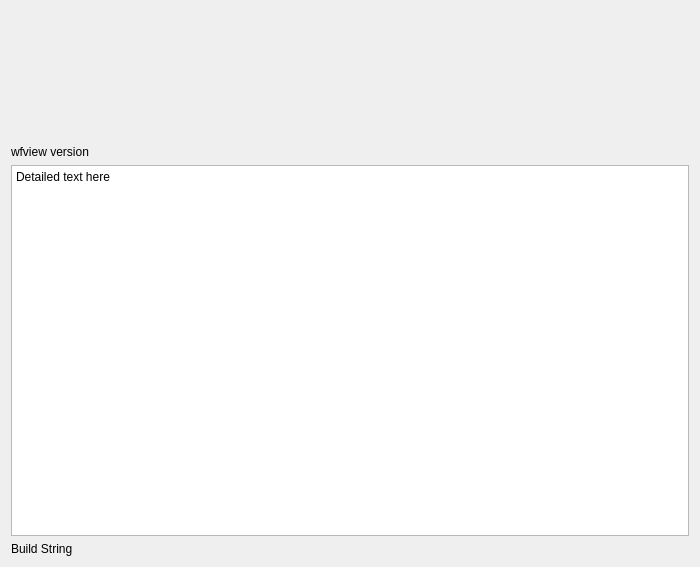
<?xml version="1.0" encoding="UTF-8"?>
<ui version="4.0">
 <class>aboutbox</class>
 <widget class="QWidget" name="aboutbox">
  <property name="geometry">
   <rect>
    <x>0</x>
    <y>0</y>
    <width>700</width>
    <height>567</height>
   </rect>
  </property>
  <property name="windowTitle">
   <string>Form</string>
  </property>
  <layout class="QVBoxLayout" name="verticalLayout">
   <item>
    <widget class="QPushButton" name="logoBtn">
     <property name="minimumSize">
      <size>
       <width>0</width>
       <height>128</height>
      </size>
     </property>
     <property name="sizeIncrement">
      <size>
       <width>0</width>
       <height>0</height>
      </size>
     </property>
     <property name="text">
      <string/>
     </property>
     <property name="iconSize">
      <size>
       <width>128</width>
       <height>128</height>
      </size>
     </property>
     <property name="flat">
      <bool>true</bool>
     </property>
    </widget>
   </item>
   <item>
    <widget class="QLabel" name="topText">
     <property name="text">
      <string>wfview version</string>
     </property>
    </widget>
   </item>
   <item>
    <widget class="QTextBrowser" name="midTextBox">
     <property name="html">
      <string>&lt;!DOCTYPE HTML PUBLIC &quot;-//W3C//DTD HTML 4.0//EN&quot; &quot;http://www.w3.org/TR/REC-html40/strict.dtd&quot;&gt;
&lt;html&gt;&lt;head&gt;&lt;meta name=&quot;qrichtext&quot; content=&quot;1&quot; /&gt;&lt;style type=&quot;text/css&quot;&gt;
p, li { white-space: pre-wrap; }
&lt;/style&gt;&lt;/head&gt;&lt;body style=&quot; font-family:'Noto Sans'; font-size:9pt; font-weight:400; font-style:normal;&quot;&gt;
&lt;p style=&quot; margin-top:0px; margin-bottom:0px; margin-left:0px; margin-right:0px; -qt-block-indent:0; text-indent:0px;&quot;&gt;Detailed text here&lt;/p&gt;&lt;/body&gt;&lt;/html&gt;</string>
     </property>
    </widget>
   </item>
   <item>
    <widget class="QLabel" name="bottomText">
     <property name="text">
      <string>Build String</string>
     </property>
    </widget>
   </item>
  </layout>
 </widget>
 <resources/>
 <connections/>
</ui>
